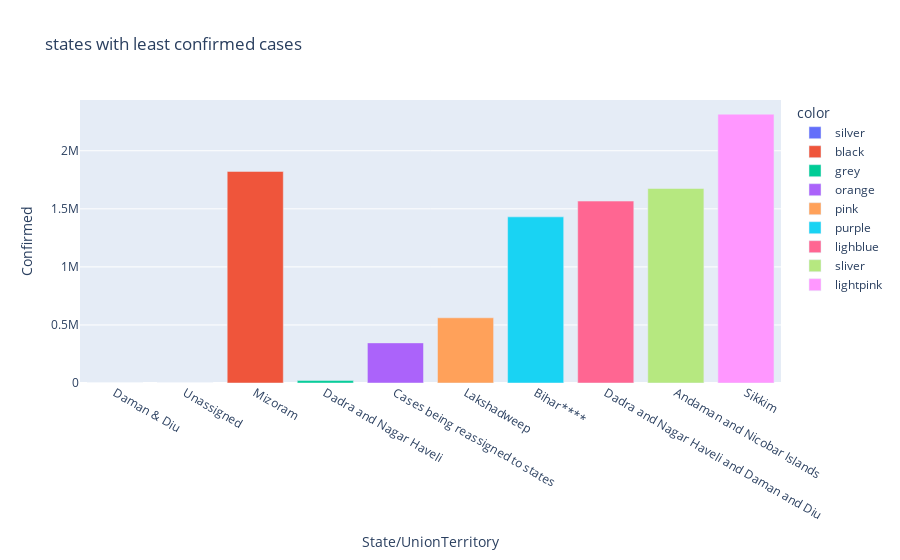

The notebook cell this image was saved under:
### Code cell
fig

### Figure 1 — Plotly figure (JSON) as saved in the notebook; plotly's stock layout.template omitted (floating-point values rounded to 4 significant figures)
{"data": [{"alignmentgroup": "True", "hovertemplate": "color=silver<br>State/UnionTerritory=%{x}<br>Confirmed=%{y}<extra></extra>", "legendgroup": "silver", "marker": {"color": "#636efa", "pattern": {"shape": ""}}, "name": "silver", "offsetgroup": "silver", "orientation": "v", "showlegend": true, "textposition": "auto", "type": "bar", "x": ["Daman & Diu"], "xaxis": "x", "y": [2], "yaxis": "y"}, {"alignmentgroup": "True", "hovertemplate": "color=black<br>State/UnionTerritory=%{x}<br>Confirmed=%{y}<extra></extra>", "legendgroup": "black", "marker": {"color": "#EF553B", "pattern": {"shape": ""}}, "name": "black", "offsetgroup": "black", "orientation": "v", "showlegend": true, "textposition": "auto", "type": "bar", "x": ["Unassigned", "Mizoram"], "xaxis": "x", "y": [161, 1822190], "yaxis": "y"}, {"alignmentgroup": "True", "hovertemplate": "color=grey<br>State/UnionTerritory=%{x}<br>Confirmed=%{y}<extra></extra>", "legendgroup": "grey", "marker": {"color": "#00cc96", "pattern": {"shape": ""}}, "name": "grey", "offsetgroup": "grey", "orientation": "v", "showlegend": true, "textposition": "auto", "type": "bar", "x": ["Dadra and Nagar Haveli"], "xaxis": "x", "y": [20722], "yaxis": "y"}, {"alignmentgroup": "True", "hovertemplate": "color=orange<br>State/UnionTerritory=%{x}<br>Confirmed=%{y}<extra></extra>", "legendgroup": "orange", "marker": {"color": "#ab63fa", "pattern": {"shape": ""}}, "name": "orange", "offsetgroup": "orange", "orientation": "v", "showlegend": true, "textposition": "auto", "type": "bar", "x": ["Cases being reassigned to states"], "xaxis": "x", "y": [345565], "yaxis": "y"}, {"alignmentgroup": "True", "hovertemplate": "color=pink<br>State/UnionTerritory=%{x}<br>Confirmed=%{y}<extra></extra>", "legendgroup": "pink", "marker": {"color": "#FFA15A", "pattern": {"shape": ""}}, "name": "pink", "offsetgroup": "pink", "orientation": "v", "showlegend": true, "textposition": "auto", "type": "bar", "x": ["Lakshadweep"], "xaxis": "x", "y": [561459], "yaxis": "y"}, {"alignmentgroup": "True", "hovertemplate": "color=purple<br>State/UnionTerritory=%{x}<br>Confirmed=%{y}<extra></extra>", "legendgroup": "purple", "marker": {"color": "#19d3f3", "pattern": {"shape": ""}}, "name": "purple", "offsetgroup": "purple", "orientation": "v", "showlegend": true, "textposition": "auto", "type": "bar", "x": ["Bihar****"], "xaxis": "x", "y": [1430909], "yaxis": "y"}, {"alignmentgroup": "True", "hovertemplate": "color=lighblue<br>State/UnionTerritory=%{x}<br>Confirmed=%{y}<extra></extra>", "legendgroup": "lighblue", "marker": {"color": "#FF6692", "pattern": {"shape": ""}}, "name": "lighblue", "offsetgroup": "lighblue", "orientation": "v", "showlegend": true, "textposition": "auto", "type": "bar", "x": ["Dadra and Nagar Haveli and Daman and Diu"], "xaxis": "x", "y": [1566846], "yaxis": "y"}, {"alignmentgroup": "True", "hovertemplate": "color=sliver<br>State/UnionTerritory=%{x}<br>Confirmed=%{y}<extra></extra>", "legendgroup": "sliver", "marker": {"color": "#B6E880", "pattern": {"shape": ""}}, "name": "sliver", "offsetgroup": "sliver", "orientation": "v", "showlegend": true, "textposition": "auto", "type": "bar", "x": ["Andaman and Nicobar Islands"], "xaxis": "x", "y": [1675248], "yaxis": "y"}, {"alignmentgroup": "True", "hovertemplate": "color=lightpink<br>State/UnionTerritory=%{x}<br>Confirmed=%{y}<extra></extra>", "legendgroup": "lightpink", "marker": {"color": "#FF97FF", "pattern": {"shape": ""}}, "name": "lightpink", "offsetgroup": "lightpink", "orientation": "v", "showlegend": true, "textposition": "auto", "type": "bar", "x": ["Sikkim"], "xaxis": "x", "y": [2315519], "yaxis": "y"}], "layout": {"barmode": "relative", "legend": {"title": {"text": "color"}, "tracegroupgap": 0}, "title": {"text": "states with least confirmed cases"}, "xaxis": {"anchor": "y", "domain": [0, 1], "title": {"text": "State/UnionTerritory"}}, "yaxis": {"anchor": "x", "domain": [0, 1], "title": {"text": "Confirmed"}}}}
